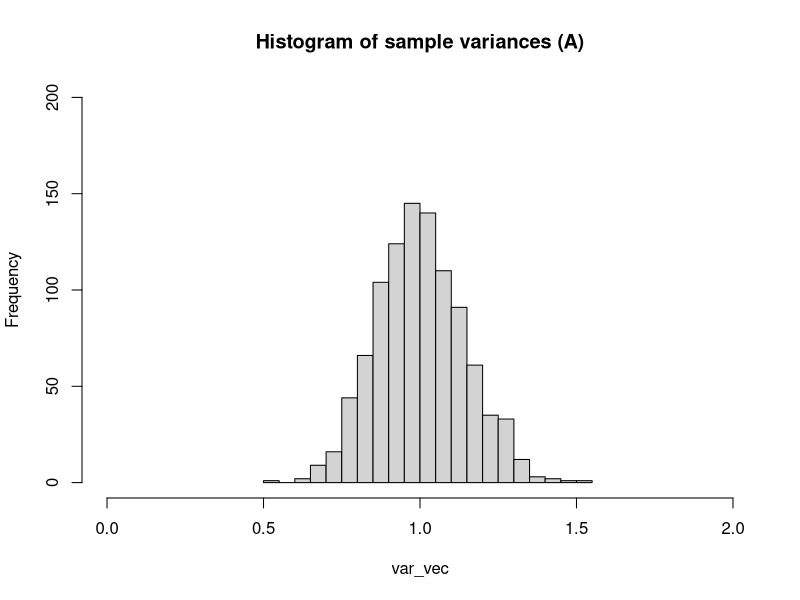
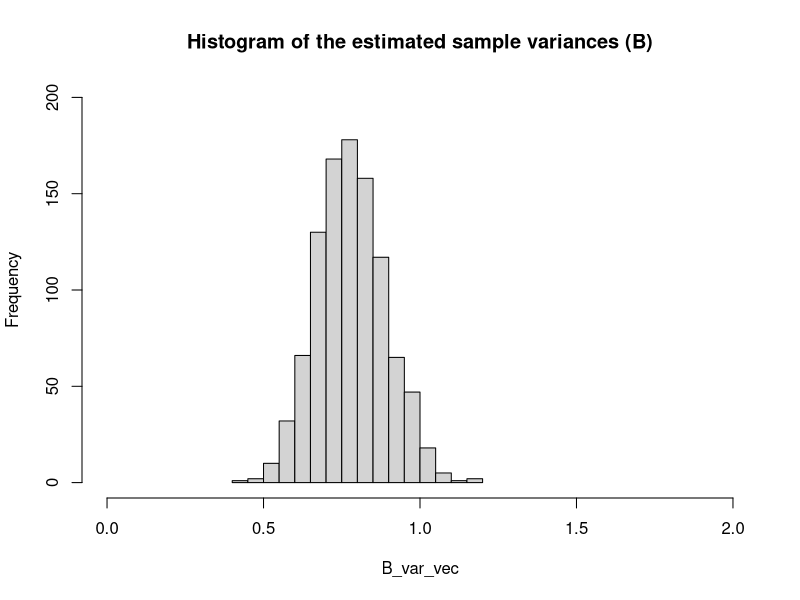
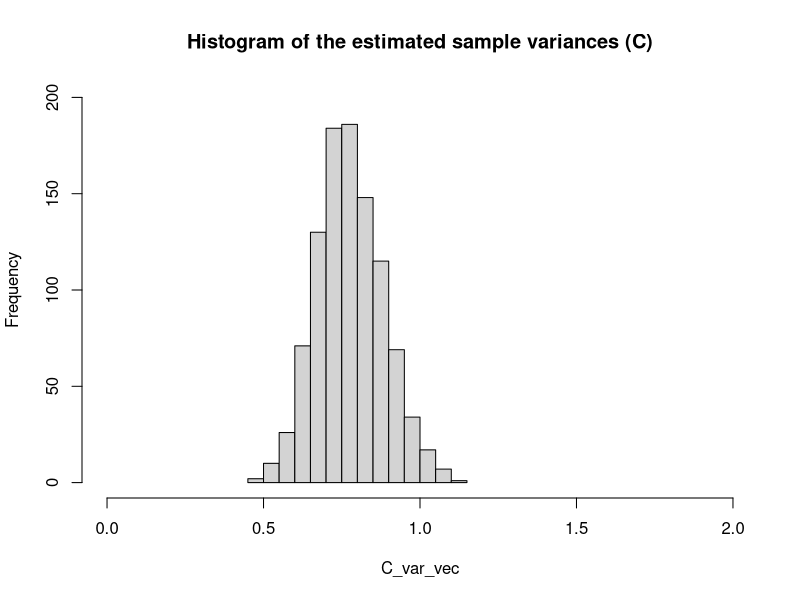
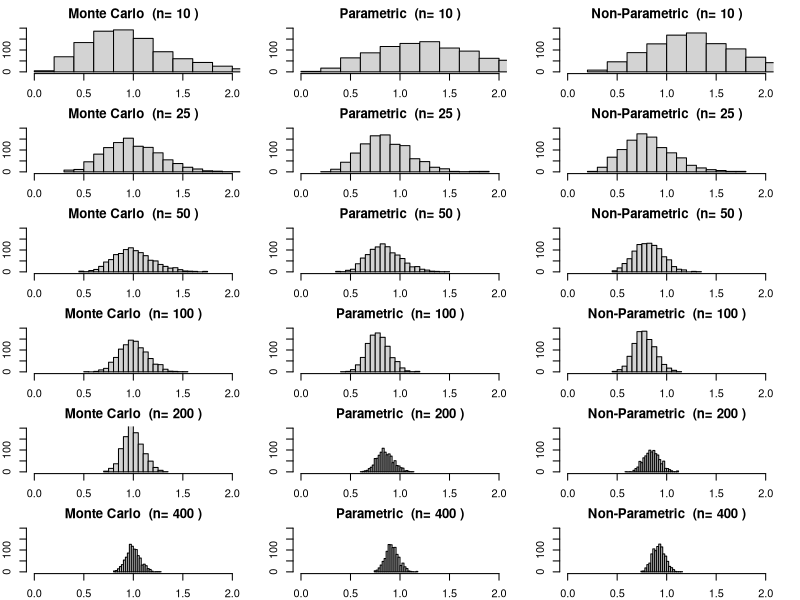
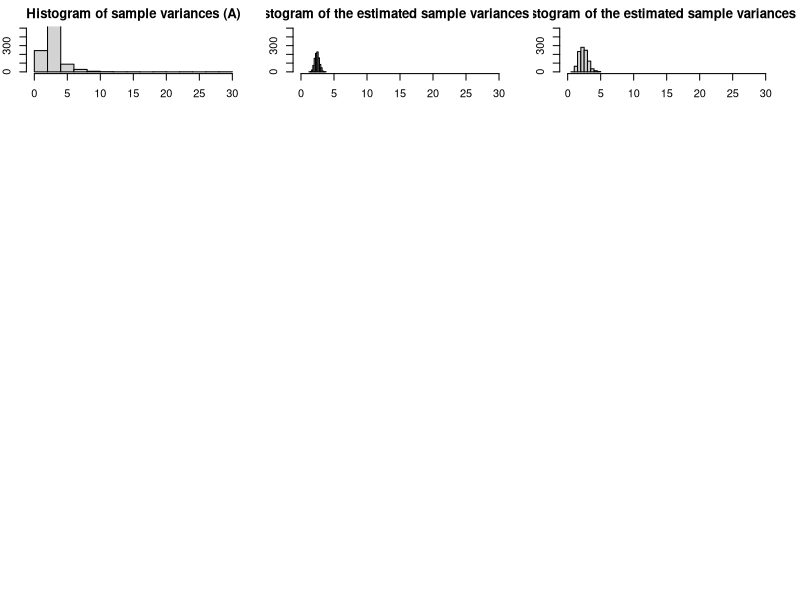
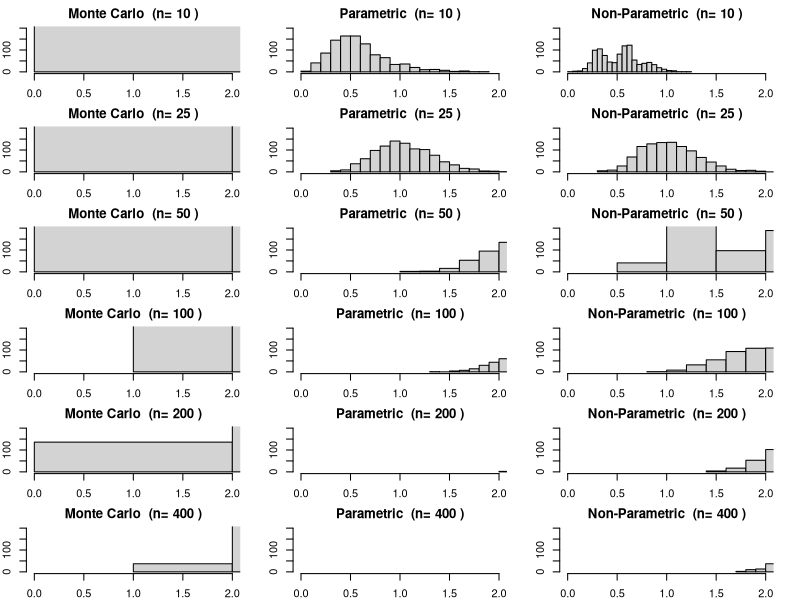

Recreate these plots in R, in order. (Note: a time limit stopped this script after it produced the figures.)
## ---- chunk 1
knitr::opts_chunk$set(warning = FALSE, message = FALSE) 
## ---- chunk 2
myRound <- function(x, acc=3) {mult = 10^acc; round(x*mult)/mult}
## ---- chunk 3
# Case 1
n = 100
m=1000
set.seed(0)
origData = rnorm(n) # case 1


# a) Player A
# generate 1000 data sets
set.seed(0)
z = rnorm(n*m)
mat = matrix(z,nrow=m)
#calculate variance for each row
var_vec = apply(mat,1,var) 
samp_mean = mean(var_vec)
samp_var = var(var_vec)
print(paste("The sample mean is (A): ", myRound(samp_mean)))
print(paste("The sample variance is (A): ", myRound(samp_var)))
hist(var_vec,
     ylim=c(0,200),
     breaks=20,
     xlim=c(0,2),
     main="Histogram of sample variances (A)")

# b) Player B
# Estimate mean and variance from the sample data
B_var = var(origData)
B_mean = mean(origData)
# simulate new data with 
set.seed(0)
B_mat = matrix(rnorm(n*m, mean = B_mean, sd = sqrt(B_var)),nrow=m)
B_var_vec = apply(B_mat,1,var) 
B_samp_mean = mean(B_var_vec)
B_samp_var = var(B_var_vec)
print(paste("The sample mean is (B): ", myRound(B_samp_mean)))
print(paste("The sample variance is (B): ", myRound(B_samp_var)))
hist(B_var_vec,
     ylim=c(0,200),
     breaks=20,
     xlim=c(0,2),
     main="Histogram of the estimated sample variances (B)")

# c) Player C
# sample new data
z=sample(x=origData, size=n*m, replace=TRUE)
C_mat = matrix(z,nrow=m)
C_var_vec = apply(C_mat,1,var) 
C_samp_mean = mean(C_var_vec)
C_samp_var = var(C_var_vec)
print(paste("The sample mean is (C): ", myRound(C_samp_mean)))
print(paste("The sample variance is (C): ", myRound(C_samp_var)))
hist(C_var_vec,
     ylim=c(0,200),
     breaks=20,
     xlim=c(0,2),
     main="Histogram of the estimated sample variances (C)")
## ---- chunk 4
# e)
n_vec=c(10, 25, 50, 100, 200, 400)
methods_vec = c("Monte Carlo", "Parametric", "Non-Parametric")
m=1000
set.seed(0)
data400 = rnorm(400)

# save results in tables
mean_res_df = data.frame(matrix(ncol=7, nrow=3))
var_res_df = data.frame(matrix(ncol=7, nrow=3))
colnames(mean_res_df) = c("Method", n_vec)
colnames(var_res_df) = c("Method", n_vec)
mean_res_df["Method"] = methods_vec
var_res_df["Method"] = methods_vec

par(mfrow=c(6,3),mar=c(2,2,2,2))
for(n in n_vec){
  mean_res_vec = c()
  var_res_vec = c()
  
  #Monte Carlo
  set.seed(0)
  z = rnorm(n*m)
  mat = matrix(z,nrow=m)
  var_vec = apply(mat,1,var) 
  samp_mean = myRound(mean(var_vec))
  samp_var = myRound(var(var_vec))
  mean_res_vec = c(mean_res_vec, samp_mean)
  var_res_vec = c(var_res_vec, samp_var)
  hist(var_vec,
       ylim=c(0,200),
       breaks=20,
       xlim=c(0,2),
       main=paste("Monte Carlo ", 
                  "(n=",n,")"))
  
  # Parametric
  # Estimate mean and variance from the sample data
  z = data400[1:n]
  B_var = var(z)
  B_mean = mean(z)
  # simulate new data with 
  set.seed(0)
  B_mat = matrix(rnorm(n*m, mean = B_mean, sd = sqrt(B_var)),nrow=m)
  B_var_vec = apply(B_mat,1,var) 
  B_samp_mean = myRound(mean(B_var_vec))
  B_samp_var = myRound(var(B_var_vec))
  mean_res_vec = c(mean_res_vec, B_samp_mean)
  var_res_vec = c(var_res_vec, B_samp_var)
  hist(B_var_vec,
       ylim=c(0,200),
       breaks=20,
       xlim=c(0,2),
       main=paste("Parametric ", 
                  "(n=",n,")"))
  
  # c) Player C
  # sample new data
  z=sample(x=data400[1:n], size=n*m, replace=TRUE)
  C_mat = matrix(z,nrow=m)
  C_var_vec = apply(C_mat,1,var) 
  C_samp_mean = myRound(mean(C_var_vec))
  C_samp_var = myRound(var(C_var_vec))
  mean_res_vec = c(mean_res_vec, C_samp_mean)
  var_res_vec = c(var_res_vec, C_samp_var)
  hist(C_var_vec,
       ylim=c(0,200),
       breaks=20,
       xlim=c(0,2),
       main=paste("Non-Parametric ", 
                  "(n=",n,")"))
  
  mean_res_df[as.character(n)] = mean_res_vec
  var_res_df[as.character(n)] = var_res_vec
}
# display tables
knitr::kable(mean_res_df, 
             format = "markdown", 
             caption = "Mean for different n values.")
knitr::kable(var_res_df, 
             format = "markdown",
             caption = "Variance for different n values.")

## ---- chunk 5
# Case 2
n = 100
m=1000
set.seed(0)
origData = rt(n,df=3); # case 2


# a) Player A
# generate 1000 data sets
set.seed(0)
z = rt(n*m,df=3)
mat = matrix(z,nrow=m)
#calculate variance for each row
var_vec = apply(mat,1,var) 
samp_mean = mean(var_vec)
samp_var = var(var_vec)
print(paste("The sample mean is (A): ", myRound(samp_mean)))
print(paste("The sample variance is (A): ", myRound(samp_var)))
hist(var_vec,
     ylim=c(0,500),
     # breaks=20,
     xlim=c(0,30),
     main="Histogram of sample variances (A)")

# b) Player B
# Estimate mean and variance from the sample data
B_var = var(origData)
B_mean = mean(origData)
# simulate new data with 
set.seed(0)
B_mat = matrix(rnorm(n*m, mean = B_mean, sd = sqrt(B_var)),nrow=m)
B_var_vec = apply(B_mat,1,var) 
B_samp_mean = mean(B_var_vec)
B_samp_var = var(B_var_vec)
print(paste("The sample mean is (B): ", myRound(B_samp_mean)))
print(paste("The sample variance is (B): ", myRound(B_samp_var)))
hist(B_var_vec,
     ylim=c(0,500),
     # breaks=20,
     xlim=c(0,30),
     main="Histogram of the estimated sample variances (B)")

# c) Player C
# sample new data
z=sample(x=origData, size=n*m, replace=TRUE)
C_mat = matrix(z,nrow=m)
C_var_vec = apply(C_mat,1,var) 
C_samp_mean = mean(C_var_vec)
C_samp_var = var(C_var_vec)
print(paste("The sample mean is (C): ", myRound(C_samp_mean)))
print(paste("The sample variance is (C): ", myRound(C_samp_var)))
hist(C_var_vec,
     ylim=c(0,500),
     # breaks=20,
     xlim=c(0,30),
     main="Histogram of the estimated sample variances (C)")
## ---- chunk 6
# e)
n_vec=c(10, 25, 50, 100, 200, 400)
methods_vec = c("Monte Carlo", "Parametric", "Non-Parametric")
m=1000
set.seed(0)
data400 = rt(400,df=3)

# save results in tables
mean_res_df = data.frame(matrix(ncol=7, nrow=3))
var_res_df = data.frame(matrix(ncol=7, nrow=3))
colnames(mean_res_df) = c("Method", n_vec)
colnames(var_res_df) = c("Method", n_vec)
mean_res_df["Method"] = methods_vec
var_res_df["Method"] = methods_vec

par(mfrow=c(6,3),mar=c(2,2,2,2))
for(n in n_vec){
  mean_res_vec = c()
  var_res_vec = c()
  
  #Monte Carlo
  set.seed(0)
  z = rt(n*m, df=3)
  mat = matrix(z,nrow=m)
  var_vec = apply(mat,1,var) 
  samp_mean = myRound(mean(var_vec))
  samp_var = myRound(var(var_vec))
  mean_res_vec = c(mean_res_vec, samp_mean)
  var_res_vec = c(var_res_vec, samp_var)
  hist(var_vec,
       ylim=c(0,200),
       breaks=20,
       xlim=c(0,2),
       main=paste("Monte Carlo ", 
                  "(n=",n,")"))
  
  # Parametric
  # Estimate mean and variance from the sample data
  z = data400[1:n]
  B_var = var(z)
  B_mean = mean(z)
  # simulate new data with 
  set.seed(0)
  B_mat = matrix(rnorm(n*m, mean = B_mean, sd = sqrt(B_var)),nrow=m)
  B_var_vec = apply(B_mat,1,var) 
  B_samp_mean = myRound(mean(B_var_vec))
  B_samp_var = myRound(var(B_var_vec))
  mean_res_vec = c(mean_res_vec, B_samp_mean)
  var_res_vec = c(var_res_vec, B_samp_var)
  hist(B_var_vec,
       ylim=c(0,200),
       breaks=20,
       xlim=c(0,2),
       main=paste("Parametric ", 
                  "(n=",n,")"))
  
  # c) Player C
  # sample new data
  z=sample(x=data400[1:n], size=n*m, replace=TRUE)
  C_mat = matrix(z,nrow=m)
  C_var_vec = apply(C_mat,1,var) 
  C_samp_mean = myRound(mean(C_var_vec))
  C_samp_var = myRound(var(C_var_vec))
  mean_res_vec = c(mean_res_vec, C_samp_mean)
  var_res_vec = c(var_res_vec, C_samp_var)
  hist(C_var_vec,
       ylim=c(0,200),
       breaks=20,
       xlim=c(0,2),
       main=paste("Non-Parametric ", 
                  "(n=",n,")"))
  
  mean_res_df[as.character(n)] = mean_res_vec
  var_res_df[as.character(n)] = var_res_vec
}
# display tables
knitr::kable(mean_res_df, 
             format = "markdown", 
             caption = "Mean for different n values.")
knitr::kable(var_res_df, 
             format = "markdown",
             caption = "Variance for different n values.")
## ---- chunk 7
# origData = rt(n,df=25); # case 3

## ---- chunk 8
myCVids <- function(n, K, seed=0) {
# balanced subsets generation (subset sizes differ by at most 1)
# n is the number of observations/rows in the training set
# K is the desired number of folds (e.g., 5 or 10)
set.seed(seed);
t = floor(n/K); r = n-t*K;
id0 = rep((1:K),times=t)
ids = sample(id0,t*K)
if (r > 0) {ids = c(ids, sample(K,r))}
ids
}

# two-sample t test
column_t_test <- function(features, target){
  tests = lapply(seq(1,ncol(features)),function(x){t.test(features[,x]~target)})
  pval_lst = lapply(seq(1,length(tests)),function(x){tests[[x]]$p.value})
  return(list(tests, pval_lst))
}


# keep features with p-value <= 0.05
top_features <- function(pval_lst, p_val, p_min){
  bool_lst = lapply(seq(1,length(pval_lst)),function(x){pval_lst[[x]] < p_val})
  if(sum(as.integer(bool_lst))<=p_min){
    pval_df = t(data.frame(pval_lst))
    row.names(pval_df) <- NULL
    bool_df=data.frame(pval_sig=matrix(unlist(bool_lst), nrow=length(bool_lst), byrow=TRUE))
    bool_df$p_val <- pval_df[,1]
    selected_df = bool_df[bool_df$pval_sig==TRUE,]
    feat_index_vec = as.numeric(rownames(selected_df))
    return(feat_index_vec)
  }else{
    pval_df = t(data.frame(pval_lst))
    row.names(pval_df) <- NULL
    bool_df=data.frame(pval_sig=matrix(unlist(bool_lst), nrow=length(bool_lst), byrow=TRUE))
    bool_df$p_val <- pval_df[,1]
    bool_df$p_top = FALSE
    sorted_res = sort(bool_df$p_val, index.return=TRUE)
    bool_df[head(sorted_res$ix,p_min),]$p_top = TRUE
    bool_df$p_select = as.logical(bool_df$pval_sig*bool_df$p_top)
    selected_df = bool_df[bool_df$p_select==TRUE,]
    feat_index_vec = as.numeric(rownames(selected_df))
    return(feat_index_vec)
  }
  
  
}

# Mis-classification ratio calculation
MCR <- function(true_vals, pred_probs, threshold=0.5){
  if(length(true_vals)!=length(pred_probs)){
    print("ERROR: predictions and true values not of same shape")
  }else{
    pred_vals = as.integer((pred_probs > threshold))
    mcr = sum(pred_vals != true_vals)/length(true_vals)
    return(mcr)
  }
}
## ---- chunk 9
# Generate data
set.seed(0) # set seed
n = 25 # number of samples in each class
nr = n*2 # total number of samples
Y = c(rep(1,n),rep(0,n)) # target values
k=10 # k value for cross validation
p_star_vec = c(5,10,20,40) # p* values to select the top features in the data
i_vec = seq(5) #different values of i for different sized data sets

# create matrix where results will be stored
mcr_i_pstar_df = data.frame(matrix(0, 
                                   nrow = length(p_star_vec), 
                                   ncol = length(i_vec)+1)) 
mcr_i_pstar_df[,1] = p_star_vec # add p* values to results table

# loop over values of i to make different data sets
for(i in i_vec){
  nc = 200*2^i # nc = 6400
  M = matrix(rnorm(nr*nc),nrow=nr)
  X = M[,1:nc] # features of data
  # calculate cross validation indexes
  # this is applied only after feature selection
  ids = myCVids(n=nr, K=k, seed=0)
  # feature selection
  # apply two-sample t-test
  t_test_results = column_t_test(features=X, target=Y)
  # get all features according to p-value at differing values of p_star
  # create vector to store mean mcr values for each p* subset
  mean_pstar_mcr_vec = c() 
  
  # loop over p* values to create a subset of selected features
  for(p_star in p_star_vec){
    feat_index_vec = c(top_features(pval_lst=t_test_results[[2]],
                                    p_val=0.05, 
                                    p_min=p_star))
    
    X_pstar = X[,feat_index_vec]
    k_mcr_vec = c() # store all MCR values for each k

    # loop over k to calculate the MCR for each fold
    for( k in seq(k)){
      isk = (ids == k) # k varies from 1 to K
      valid.k = which(isk) # test data index
      train.k = which(!isk) # train data index
      # get all training data in single data frame
      train_df = data.frame(Y=Y[train.k], X_pstar[train.k,])
      # get all testing data in single data frame
      val_df = data.frame(Y=Y[valid.k], X_pstar[valid.k,])
      
      # train a Logistic regression model
      LR = glm(Y ~ .,
              data=train_df,
              family="binomial")
      
      # get estimated probabilities on the test data 
      LR_probs = data.frame(
                    predict(LR,
                    val_df,
                    type ="response"
                    )
                  )
      
      # use the probabilities to calculate the MCR
      mcr = MCR(
              true_vals=val_df$Y,
              pred_probs=LR_probs[,1],
              threshold=0.5)
      
      k_mcr_vec = c(k_mcr_vec, mcr)
    }
    mean_pstar_mcr = mean(k_mcr_vec) # get the mean MCR for all values of k

    mean_pstar_mcr_vec = c(mean_pstar_mcr_vec, mean_pstar_mcr)
  }
  mcr_i_pstar_df[,i+1] = mean_pstar_mcr_vec
}
# add all data to a data frame and transform to be in the correct format
mcr_i_pstar_df = t(mcr_i_pstar_df)
rownames(mcr_i_pstar_df) = c("p*", i_vec)
knitr::kable(mcr_i_pstar_df, format = "markdown") # display table

## ---- chunk 10
# Generate data
set.seed(0) # set seed
n = 25 # number of samples in each class
nr = n*2 # total number of samples
Y = c(rep(1,n),rep(0,n)) # target values
k=10 # k value for cross validation
p_star_vec = c(5,10,20,40) # p* values to select the top features in the data
i_vec = seq(5) #different values of i for different sized data sets

# create matrix where results will be stored
mcr_i_pstar_df = data.frame(matrix(0,
                                   nrow = length(p_star_vec),
                                   ncol = length(i_vec)+1))
mcr_i_pstar_df[,1] = p_star_vec # add p* values to results table
progress=0
# loop over values of i to make different data sets
for(i in i_vec){
  nc = 200*2^i # nc = 6400
  M = matrix(rnorm(nr*nc),nrow=nr)
  X = M[,1:nc] # features of data
  # calculate cross validation indexes
  # this is applied only after feature selection
  ids = myCVids(n=nr, K=k, seed=0)

  # get all features according to p-value at differing values of p_star
  # create vector to store mean mcr values for each p* subset
  mean_pstar_mcr_vec = c()

  # loop over p* values to create a subset of selected features
  for(p_star in p_star_vec){
    k_mcr_vec = c() # store all mcr values for each k

    # k-fold cross validation
    # loop over k to calculate the MCR for each fold
    for( k in seq(k)){
      progress=progress+1
      # print(myRound(progress/200)*100)
      isk = (ids == k) # k varies from 1 to K
      valid.k = which(isk) # test data index
      train.k = which(!isk) # train data index


      # feature selection
      # apply two-sample t-test
      t_test_results = column_t_test(features=X[train.k,], target=Y[train.k])
      feat_index_vec = c(top_features(pval_lst=t_test_results[[2]],
                                p_val=0.05,
                                p_min=p_star))
      X_pstar = X[,feat_index_vec]


      # get all training data in single data frame
      train_df = data.frame(Y=Y[train.k], X_pstar[train.k,])
      # get all testing data in single data frame
      val_df = data.frame(Y=Y[valid.k], X_pstar[valid.k,])

      # train a Logistic regression model
      LR = glm(Y ~ .,
              data=train_df,
              family="binomial")

      # get estimated probabilities on the test data
      LR_probs = data.frame(
                    predict(LR,
                    val_df,
                    type ="response"
                    )
                  )

      # use the probabilities to calculate the MCR
      mcr = MCR(
              true_vals=val_df$Y,
              pred_probs=LR_probs[,1],
              threshold=0.5)

      k_mcr_vec = c(k_mcr_vec, mcr)
    }
    mean_pstar_mcr = mean(k_mcr_vec) # get the mean MCR for all values of k

    mean_pstar_mcr_vec = c(mean_pstar_mcr_vec, mean_pstar_mcr)
  }
  mcr_i_pstar_df[,i+1] = mean_pstar_mcr_vec
}
# add all data to a data frame and transform to be in the correct format
mcr_i_pstar_df = t(mcr_i_pstar_df)
rownames(mcr_i_pstar_df) = c("p*", i_vec)
knitr::kable(mcr_i_pstar_df, format = "markdown") # display table
## ---- chunk 11
# functions
myCVids <- function(n, K, seed=0) {
# balanced subsets generation (subset sizes differ by at most 1)
# n is the number of observations/rows in the training set
# K is the desired number of folds (e.g., 5 or 10)
set.seed(seed);
t = floor(n/K); r = n-t*K;
id0 = rep((1:K),times=t)
ids = sample(id0,t*K)
if (r > 0) {ids = c(ids, sample(K,r))}
ids
}

genData <- function(n, seed=0) {
set.seed(seed)
x = seq(-1,1,length.out=n)
y = x - x^2 + 2*rnorm(n) # true sigma = 2;
out.df = data.frame(x=x, y=y)
out.df
}
## ---- chunk 12
# parameters
set.seed(100)
d_vec = seq(0,4)
# generate data
train.df = genData(n=200,seed=100)
test.df = genData(400)

# create k-fold indexes
k=5
inds.part = myCVids(n=nrow(train.df),K=k)
# create a data frame to save results into
M = matrix(0, nrow = (length(d_vec)), ncol = k+1)
KFOLD_df = data.frame(M) 
KFOLD_df[,1] = d_vec # add degrees to results table
colnames(KFOLD_df) = c("Degree", seq(k))

# loop over k-folds
for( k in seq(k)){
  isk = (inds.part == k) # k varies from 1 to K
  valid.k = which(isk) # test data index
  train.k = which(!isk)
  # split data 
  train_sub_df = train.df[train.k,]
  valid_df = train.df[valid.k,]
  
  d_mse_vec = c()
  for(d in d_vec){
    if(d==0){
      # train a polynomial model
      PR = lm(y ~ 1, data=train_sub_df)
    }else{
     # train a polynomial model
      PR = lm(y ~ poly(x, d, raw = TRUE), data=train_sub_df) 
    }
    # get predicted values to calculate MSE
    pred_val = predict(PR, valid_df, type="response")
    pred_true_val_df = data.frame(pred = pred_val, actual = valid_df$y)
    #calculate MSE
    mse = mean((pred_true_val_df$actual - pred_true_val_df$pred)^2)
    d_mse_vec = c(d_mse_vec, mse)
  }
  KFOLD_df[,k+1] = d_mse_vec
}

# tally of MSE
KFOLD_df$Total_MSE = rowSums(KFOLD_df)
knitr::kable(KFOLD_df, format = "markdown") # display table
# print best d value
print(paste("The best K-fold degree is: ",
            as.character(KFOLD_df[which.min(KFOLD_df$Total_MSE),]$Degree)))
## ---- chunk 13
# create k-fold indexes
k=nrow(train.df)
inds.part = myCVids(n=nrow(train.df),K=k)
# create a data frame to save results into
M = matrix(0, nrow = (length(d_vec)), ncol = k+1)
LOOCV_df = data.frame(M) 
LOOCV_df[,1] = d_vec # add degrees to results table
colnames(LOOCV_df) = c("Degree", seq(k))

# loop over k-folds
for( k in seq(k)){
  isk = (inds.part == k) # k varies from 1 to K
  valid.k = which(isk) # test data index
  train.k = which(!isk)
  # split data 
  train_sub_df = train.df[train.k,]
  valid_df = train.df[valid.k,]
  
  d_mse_vec = c()
  for(d in d_vec){
    if(d==0){
      # train a polynomial model
      PR = lm(y ~ 1, data=train_sub_df)
    }else{
     # train a polynomial model
      PR = lm(y ~ poly(x, d, raw = TRUE), data=train_sub_df) 
    }
    # get predicted values to calculate MSE
    pred_val = predict(PR, valid_df, type="response")
    pred_true_val_df = data.frame(pred = pred_val, actual = valid_df$y)
    #calculate MSE
    mse = mean((pred_true_val_df$actual - pred_true_val_df$pred)^2)
    d_mse_vec = c(d_mse_vec, mse)
  }
  LOOCV_df[,k+1] = d_mse_vec
}

# tally of MSE
LOOCV_df$Total_MSE = rowSums(LOOCV_df)
knitr::kable(LOOCV_df[,c(1,k+2)], format = "markdown") # display table
# print best d value
print(paste("The best LOOCV degree is: ",
            as.character(LOOCV_df[which.min(LOOCV_df$Total_MSE),]$Degree)))
## ---- chunk 14
# estimate test data MSE
test_d_vec = c()
for(d in d_vec){
  if(d==0){
    # train a polynomial model
    PR = lm(y ~ 1, data=train.df)
  }else{
   # train a polynomial model
    PR = lm(y ~ poly(x, d, raw = TRUE), data=train.df) 
  }
  # get predicted values to calculate MSE
  pred_val = predict(PR, test.df, type="response")
  pred_true_val_df = data.frame(pred = pred_val, actual = test.df$y)
  #calculate MSE
  mse = mean((pred_true_val_df$actual - pred_true_val_df$pred)^2)
  test_d_vec = c(test_d_vec, mse)
}

# visualize LOOCV and K-fold CV
# calculate max and min limits of data KFOLD
kfold_max_vec = apply(KFOLD_df[, 2:(ncol(KFOLD_df)-1)], 1, max)
kfold_min_vec = apply(KFOLD_df[, 2:(ncol(KFOLD_df)-1)], 1, min)
kfold_mean_vec = apply(KFOLD_df[, 2:(ncol(KFOLD_df)-1)], 1, mean)
# calculate max and min limits of data for LOOCV
loocv_max_vec = apply(LOOCV_df[, 2:(ncol(LOOCV_df)-1)], 1, max)
loocv_min_vec = apply(LOOCV_df[, 2:(ncol(LOOCV_df)-1)], 1, min)
loocv_mean_vec = apply(LOOCV_df[, 2:(ncol(LOOCV_df)-1)], 1, mean)

{plot(x=KFOLD_df$Degree, 
     y=kfold_mean_vec,
     ylab="Mean Squared Error",
     main="Mean MSE from CV",
     xlab="Degree of Polynomial",
     type='b',
     col='red',
     pch = 16,
     lwd=3,
     ylim=c(3,4.2))
lines(x=LOOCV_df$Degree,
     y=loocv_mean_vec,
     type='b',
     col='blue',
     pch = 16,
     lwd=3)
lines(x=LOOCV_df$Degree,
     y=test_d_vec,
     type='b',
     col='black',
     pch = 16,
     lwd=3)
abline(v=KFOLD_df[which.min(KFOLD_df$Total_MSE),]$Degree,
     col='red',
     pch = 16,
     lty=3,
     lwd=3)
abline(v=LOOCV_df[which.min(LOOCV_df$Total_MSE),]$Degree,
     col='blue',
     pch = 16,
     lty=3,
     lwd=3)
legend("topright",
       inset = 0.05, 
       legend = c("Training LOOCV MSE", "Training K-fold CV MSE", "LOOCV best d", "K-fold CV best d", "Test data MSE (No CV)"),
       lty = c(1,1,3,3),
       col = c("blue", "red","blue", "red", "black"),
       lwd = 2)}
## ---- chunk 15
# parameters
set.seed(100)
d_vec = seq(0,4)
# generate data
train.df = genData(n=400,seed=100)
test.df = genData(400)

# create k-fold indexes
k=5
inds.part = myCVids(n=nrow(train.df),K=k)
# create a data frame to save results into
M = matrix(0, nrow = (length(d_vec)), ncol = k+1)
KFOLD_df = data.frame(M) 
KFOLD_df[,1] = d_vec # add degrees to results table
colnames(KFOLD_df) = c("Degree", seq(k))

# loop over k-folds
for( k in seq(k)){
  isk = (inds.part == k) # k varies from 1 to K
  valid.k = which(isk) # test data index
  train.k = which(!isk)
  # split data 
  train_sub_df = train.df[train.k,]
  valid_df = train.df[valid.k,]
  
  d_mse_vec = c()
  for(d in d_vec){
    if(d==0){
      # train a polynomial model
      PR = lm(y ~ 1, data=train_sub_df)
    }else{
     # train a polynomial model
      PR = lm(y ~ poly(x, d, raw = TRUE), data=train_sub_df) 
    }
    # get predicted values to calculate MSE
    pred_val = predict(PR, valid_df, type="response")
    pred_true_val_df = data.frame(pred = pred_val, actual = valid_df$y)
    #calculate MSE
    mse = mean((pred_true_val_df$actual - pred_true_val_df$pred)^2)
    d_mse_vec = c(d_mse_vec, mse)
  }
  KFOLD_df[,k+1] = d_mse_vec
}

# tally of MSE
KFOLD_df$Total_MSE = rowSums(KFOLD_df)
knitr::kable(KFOLD_df, format = "markdown") # display table
# print best d value
print(paste("The best K-fold degree is: ",
            as.character(KFOLD_df[which.min(KFOLD_df$Total_MSE),]$Degree)))

# create k-fold indexes
k=nrow(train.df)
inds.part = myCVids(n=nrow(train.df),K=k)
# create a data frame to save results into
M = matrix(0, nrow = (length(d_vec)), ncol = k+1)
LOOCV_df = data.frame(M)
LOOCV_df[,1] = d_vec # add degrees to results table
colnames(LOOCV_df) = c("Degree", seq(k))

# loop over k-folds
for( k in seq(k)){
  isk = (inds.part == k) # k varies from 1 to K
  valid.k = which(isk) # test data index
  train.k = which(!isk)
  # split data 
  train_sub_df = train.df[train.k,]
  valid_df = train.df[valid.k,]
  
  d_mse_vec = c()
  for(d in d_vec){
    if(d==0){
      # train a polynomial model
      PR = lm(y ~ 1, data=train_sub_df)
    }else{
     # train a polynomial model
      PR = lm(y ~ poly(x, d, raw = TRUE), data=train_sub_df) 
    }
    # get predicted values to calculate MSE
    pred_val = predict(PR, valid_df, type="response")
    pred_true_val_df = data.frame(pred = pred_val, actual = valid_df$y)
    #calculate MSE
    mse = mean((pred_true_val_df$actual - pred_true_val_df$pred)^2)
    d_mse_vec = c(d_mse_vec, mse)
  }
  LOOCV_df[,k+1] = d_mse_vec
}

# tally of MSE
LOOCV_df$Total_MSE = rowSums(LOOCV_df)
knitr::kable(LOOCV_df[,c(1,k+2)], format = "markdown") # display table
# print best d value
print(paste("The best LOOCV degree is: ",
            as.character(LOOCV_df[which.min(LOOCV_df$Total_MSE),]$Degree)))

# estimate test data MSE
test_d_vec = c()
for(d in d_vec){
  if(d==0){
    # train a polynomial model
    PR = lm(y ~ 1, data=train.df)
  }else{
   # train a polynomial model
    PR = lm(y ~ poly(x, d, raw = TRUE), data=train.df) 
  }
  # get predicted values to calculate MSE
  pred_val = predict(PR, test.df, type="response")
  pred_true_val_df = data.frame(pred = pred_val, actual = test.df$y)
  #calculate MSE
  mse = mean((pred_true_val_df$actual - pred_true_val_df$pred)^2)
  test_d_vec = c(test_d_vec, mse)
}

# visualize LOOCV and K-fold CV
# calculate max and min limits of data KFOLD
kfold_max_vec = apply(KFOLD_df[, 2:(ncol(KFOLD_df)-1)], 1, max)
kfold_min_vec = apply(KFOLD_df[, 2:(ncol(KFOLD_df)-1)], 1, min)
kfold_mean_vec = apply(KFOLD_df[, 2:(ncol(KFOLD_df)-1)], 1, mean)
# calculate max and min limits of data for LOOCV
loocv_max_vec = apply(LOOCV_df[, 2:(ncol(LOOCV_df)-1)], 1, max)
loocv_min_vec = apply(LOOCV_df[, 2:(ncol(LOOCV_df)-1)], 1, min)
loocv_mean_vec = apply(LOOCV_df[, 2:(ncol(LOOCV_df)-1)], 1, mean)

{plot(x=KFOLD_df$Degree, 
     y=kfold_mean_vec,
     ylab="Mean Squared Error",
     main="Mean MSE from CV",
     xlab="Degree of Polynomial",
     type='b',
     col='red',
     pch = 16,
     lwd=3,
     ylim=c(3.5,4.5))
lines(x=LOOCV_df$Degree,
     y=loocv_mean_vec,
     type='b',
     col='blue',
     pch = 16,
     lwd=3)
lines(x=LOOCV_df$Degree,
     y=test_d_vec,
     type='b',
     col='black',
     pch = 16,
     lwd=3)
abline(v=KFOLD_df[which.min(KFOLD_df$Total_MSE),]$Degree,
     col='red',
     pch = 16,
     lty=3,
     lwd=3)
abline(v=LOOCV_df[which.min(LOOCV_df$Total_MSE),]$Degree,
     col='blue',
     pch = 16,
     lty=3,
     lwd=3)
legend("topright",
       inset = 0.05, 
       legend = c("Training LOOCV MSE", "Training K-fold CV MSE", "LOOCV best d", "K-fold CV best d", "Test data MSE (No CV)"),
       lty = c(1,1,3,3),
       col = c("blue", "red","blue", "red", "black"),
       lwd = 2)}
## ---- chunk 16
# assume values for x and cfp
# x = 0.25
cfp=1
n=100


x_vec=c()
A_vec=c()
C_vec=c()
R_vec=c()
FPR_vec=c()
TPR_vec=c()
G_vec=c()
for (x in seq(0.01,0.99,0.01)) {
  A=c(0.5, 0.2)
  C=c(cfp, 10*cfp)
  R=c(x, sqrt(x))
  
  Ai=0
  for(q in A){
    Ai = Ai+1
    P=n*q
    N=n*(1-q)
    
    Ri=0
    for(tpr in R){
      Ri=Ri+1
      # calculate TP, FP, TN, and FN with regards to x
      TP = tpr*P
      FN = P-TP
      FP = x*N
      TN = N-FP
      FPR = x
      TPR = tpr
      
      Ci=0
      for(cfn in C){
        Ci=Ci+1
        G = cfn*FN + cfp*FP
        
        x_vec=c(x_vec,x)
        A_vec=c(A_vec,Ai)
        C_vec=c(C_vec,Ci)
        R_vec=c(R_vec,Ri)
        FPR_vec=c(FPR_vec,FPR)
        TPR_vec=c(TPR_vec,TPR)
        G_vec=c(G_vec,G)
        
        # print(paste("(A:",as.character(Ai),")"))
        # print(paste("(C:",as.character(Ci),")"))
        # print(paste("(R:",as.character(Ri),")"))
        # print(paste("FPR = ", FPR))
        # print(paste("TPR = ", TPR))
        # print(paste("G = ", G))
        # print("----------------------------")
        
        
      }
    }
    
  }
}

results_df = data.frame(x_vec, 
                          A_vec,
                          C_vec,
                          R_vec, 
                          FPR_vec,
                          TPR_vec,
                          G_vec)

results_df$design_id <- paste(results_df$A_vec,
                              results_df$C_vec, 
                              results_df$R_vec)

# Objective function score visualization
plot(x=results_df$x_vec, 
     y=results_df$G_vec, 
     col=factor(results_df$design_id),
     ylab="G (misclassification cost)",
     xlab="x (FPR)")

## ---- chunk 17
# Generate data
set.seed(0)
n_vec = c(25, 50, 100, 200, 400, 800)
m = 1000 
df = data.frame(m=1:m)
table_df = data.frame(n=n_vec) # results table
mean_uniq_vec = c()
sd_uniq_vec = c()
for (n in n_vec){
  I = seq(n)
  samp_vec = c(sample(x=I, size=m ,replace=TRUE))
  df[paste("n",n , sep="")] = samp_vec
  
  mean_uniq_vec = c(mean_uniq_vec, mean(unique(samp_vec)))
  sd_uniq_vec = c(sd_uniq_vec, sd(unique(samp_vec)))
}

#visualize data
par(mfrow=c(3,2))
for(i in names(df)[2:7]){
  hist(df[[i]],
       xlab = "number",
       main=i)
}
## ---- chunk 18
# make table of results
table_df$Mean_Unique = myRound(mean_uniq_vec, acc=2)
table_df$SD_Unique = myRound(sd_uniq_vec, acc=2)
table_df = data.frame(t(table_df))

knitr::kable(table_df, format = "markdown")
